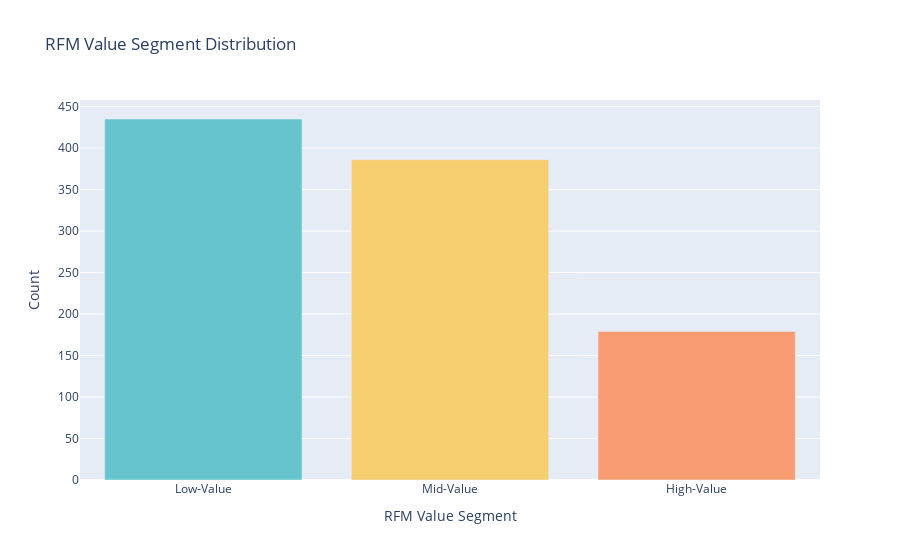

Notebook code for this chart:
### Code cell
segment_counts = data['Value Segment'].value_counts().reset_index()
segment_counts.columns = ['Value Segment', 'Count']


pastel_colors = px.colors.qualitative.Pastel


fig_segment_dist = px.bar(segment_counts, x ='Value Segment', y ='Count', 
       color = 'Value Segment', color_discrete_sequence=pastel_colors,
       title='RFM Value Segment Distribution')


fig_segment_dist.update_layout(xaxis_title = 'RFM Value Segment',
                               yaxis_title = 'Count',
                               showlegend = False)

fig_segment_dist.show()

### Figure 1 — Plotly figure (JSON) as saved in the notebook; plotly's stock layout.template omitted (floating-point values rounded to 4 significant figures)
{"data": [{"alignmentgroup": "True", "hovertemplate": "Value Segment=%{x}<br>Count=%{y}<extra></extra>", "legendgroup": "Low-Value", "marker": {"color": "rgb(102, 197, 204)", "pattern": {"shape": ""}}, "name": "Low-Value", "offsetgroup": "Low-Value", "orientation": "v", "showlegend": true, "textposition": "auto", "type": "bar", "x": ["Low-Value"], "xaxis": "x", "y": [435], "yaxis": "y"}, {"alignmentgroup": "True", "hovertemplate": "Value Segment=%{x}<br>Count=%{y}<extra></extra>", "legendgroup": "Mid-Value", "marker": {"color": "rgb(246, 207, 113)", "pattern": {"shape": ""}}, "name": "Mid-Value", "offsetgroup": "Mid-Value", "orientation": "v", "showlegend": true, "textposition": "auto", "type": "bar", "x": ["Mid-Value"], "xaxis": "x", "y": [386], "yaxis": "y"}, {"alignmentgroup": "True", "hovertemplate": "Value Segment=%{x}<br>Count=%{y}<extra></extra>", "legendgroup": "High-Value", "marker": {"color": "rgb(248, 156, 116)", "pattern": {"shape": ""}}, "name": "High-Value", "offsetgroup": "High-Value", "orientation": "v", "showlegend": true, "textposition": "auto", "type": "bar", "x": ["High-Value"], "xaxis": "x", "y": [179], "yaxis": "y"}], "layout": {"barmode": "relative", "legend": {"title": {"text": "Value Segment"}, "tracegroupgap": 0}, "showlegend": false, "title": {"text": "RFM Value Segment Distribution"}, "xaxis": {"anchor": "y", "categoryarray": ["Low-Value", "Mid-Value", "High-Value"], "categoryorder": "array", "domain": [0, 1], "title": {"text": "RFM Value Segment"}}, "yaxis": {"anchor": "x", "domain": [0, 1], "title": {"text": "Count"}}}}
